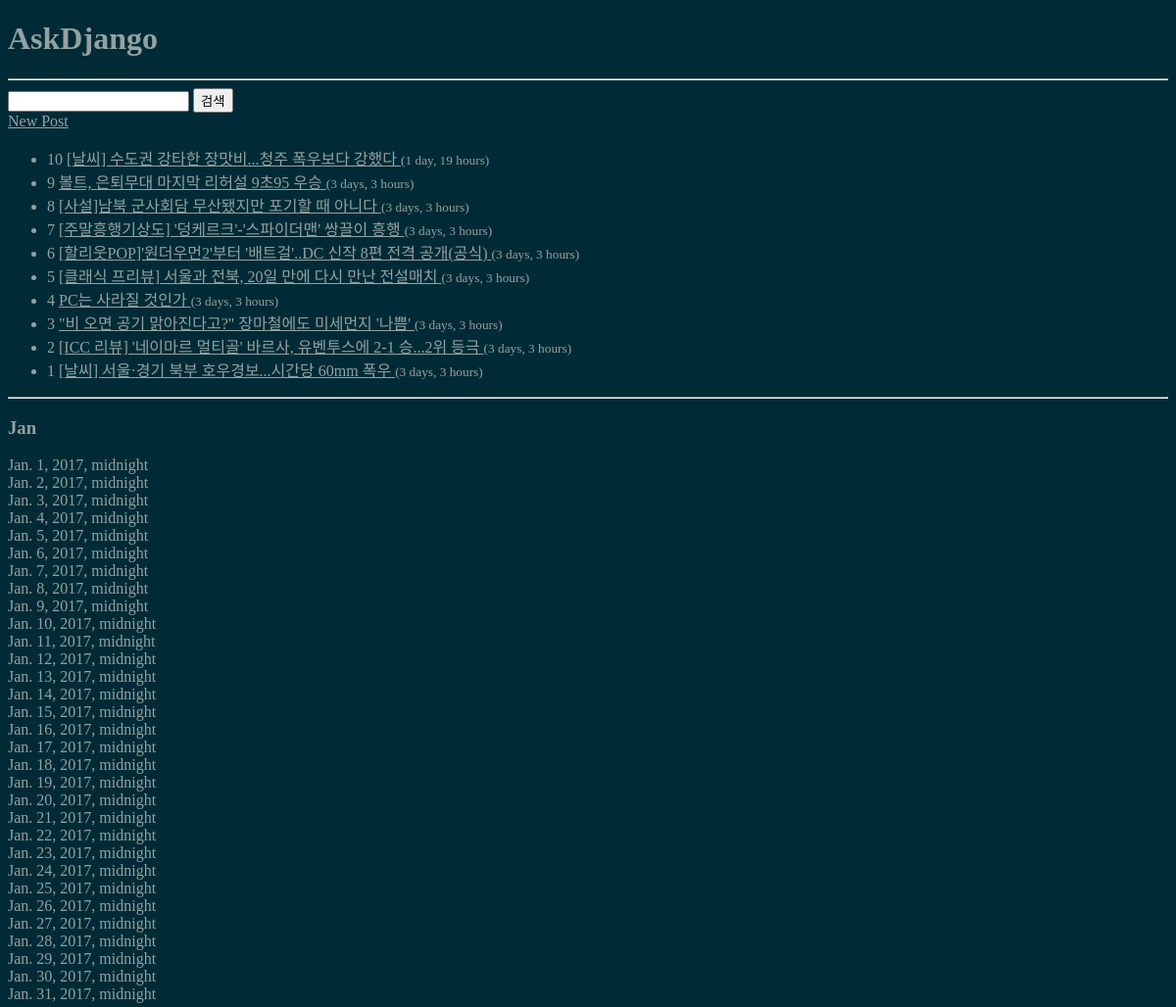
Page /weblog/ (upper part) on the earlier database version.
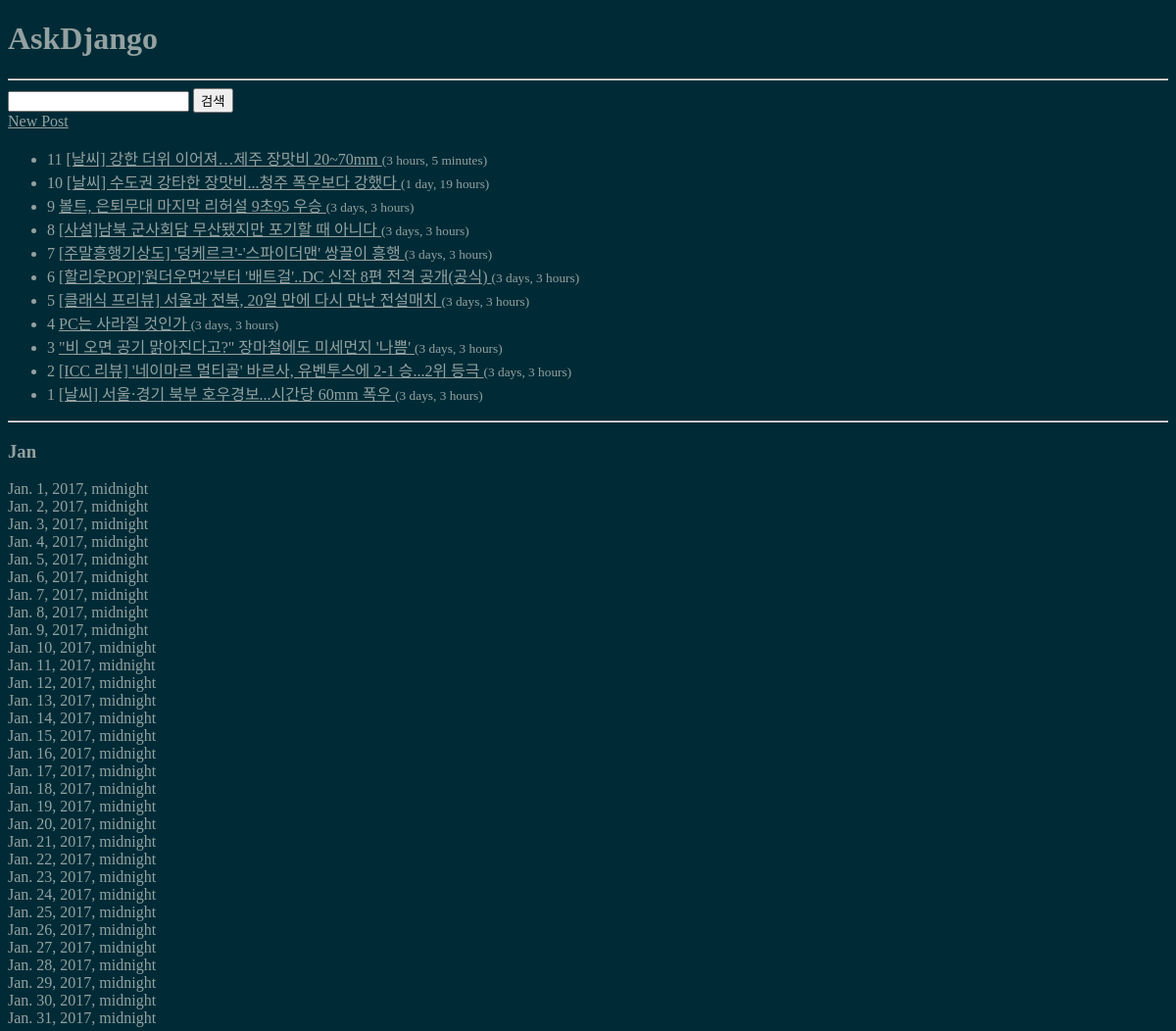
Same page on the later database version.
### blog/models.py (models this page shows, shortened)
class Post(models.Model):
	author = models.CharField(max_length=20)
	title = models.CharField(max_length=100, help_text='이름 3글자를 넣어주세요.')
	'''
	CharField는 길이 제한이 있는 문자열이다.
	DB는 길이 제한이 있는 문자열을 빠르게 잘 찾아낼 수 있다.
	'''
	content = models.TextField(help_text='본문 내용을 입력해주세요.') # TextField는 길이 제한이 없는 문자열이다.
	created_at = models.DateTimeField(auto_now_add=True) # auto_now_add=True는 글을 포스팅할 때 '생성 시각'을 django가 자동으로 저장한다.
	updated_at = models.DateTimeField(auto_now=True) # auto_now=True는 글의 '갱신 시각'을 django가 자동으로 저장한다.
	class Meta:
		ordering = ['-id']	# 역순으로 정렬한다. (최신 포스트를 상단에 배치)

### blog/views.py (the view)
def post_list(request):
	qs = Post.objects.all()	# 아직 DB에서 데이터를 가져오지 않았음
	query = request.GET.get('query', '') # request.GET은 GET 인자(URL에서 물음표 뒤에 있는 부분)를 가져온다, query가 없으면 빈 문자열로 설정한다.
	if query:	# 만약 쿼리 값이 존재한다면
		condition = Q(title__icontains=query) | Q(content__icontains=query)
		qs = qs.filter(condition)
	date_list = []
	for i in range(365):
		date = datetime.datetime(2017, 1, 1) + datetime.timedelta(days=i)
		date_list.append(date)
	return render(request, 'blog/post_list.html', {
		'post_list': qs, # post_list를 qs에 저장함, 'post_list'는 템플릿 변수.
		'query': query,
		'date_list': date_list,
	})

### blog/templates/blog/post_list.html
{% extends "blog/layout.html" %}
{% block content %}
	<form action="" method="get">
		<input type="text" name="query" value="{{ query }}" />
		<input type="submit" value="검색" />
	</form>
    <a href="{% url "blog:post_new" %}">New Post</a>
	<ul>
	{% for post in post_list %}
		<li>
			{{ post.pk }}
			<a href="{% url "blog:post_detail" post.pk %}">
				{{ post.title }}
			</a>
			<small>({{ post.created_at|timesince }})</small>
		</li>
	{% endfor %}
	</ul>
	<hr/>
	{% for current_date in date_list %}
		{% ifchanged %}
			<h3>{{ current_date|date:"M" }}</h3>
		{% endifchanged %}
		{{ current_date }}<br/>
	{% endfor %}
{% endblock %}

Differences in the rows shown:
added Post: pk "11", title "[날씨] 강한 더위 이어져…제주 장맛비 20~70mm", created_at "3 hours, 5 minutes"
